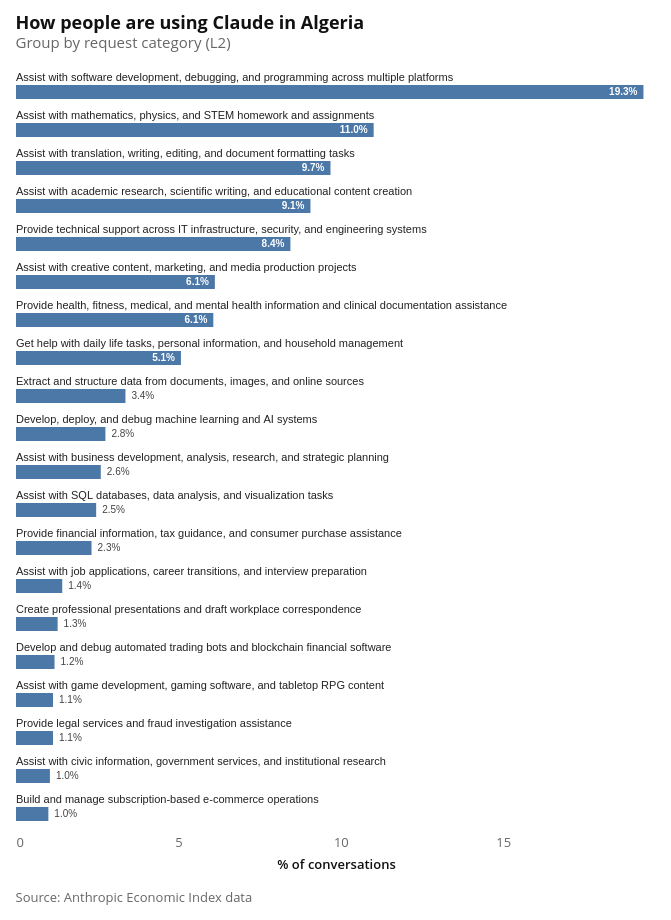

This figure's notebook cell:
### Code cell
l2_bar_chart = make_bar(
    req_l2,
    label_col="cluster_name",
    value_col="pct",
    title=f"How people are using Claude in {COUNTRY_NAME}",
    subtitle="Group by request category (L2)",
    top_n=20,
)

attaviz.add_caption(
    l2_bar_chart,
    "Source: Anthropic Economic Index data",
)

### Figure 1 — Vega-Lite specification as saved in the notebook (floating-point values rounded to 4 significant figures)
{"config": {"background": "white", "padding": 15, "mark": {"tooltip": true}, "point": {"filled": true, "size": 60, "stroke": "white", "strokeWidth": 1}, "circle": {"filled": true, "stroke": "white", "strokeWidth": 1}, "square": {"filled": true, "stroke": "white", "strokeWidth": 1}, "line": {"strokeWidth": 4, "strokeCap": "round", "strokeJoin": "round"}, "bar": {"cornerRadiusEnd": 0}, "area": {"opacity": 0.7}, "arc": {"stroke": "white", "strokeWidth": 1}, "rect": {"stroke": "#8A969F", "strokeWidth": 0.5}, "geoshape": {"stroke": "#666666", "strokeWidth": 0.3, "strokeJoin": "round", "strokeCap": "round"}, "title": {"font": "Open Sans, sans-serif", "fontSize": 18, "fontWeight": 700, "lineHeight": 22, "color": "#111111", "anchor": "start", "offset": 21, "subtitleFont": "Open Sans, sans-serif", "subtitleFontSize": 15, "subtitleFontWeight": 400, "subtitleLineHeight": 18, "subtitleColor": "#666666", "subtitlePadding": 3}, "axis": {"domain": false, "grid": true, "gridColor": "#CED4DE", "gridDash": [4, 2], "gridWidth": 1, "labelFont": "Open Sans, sans-serif", "labelFontSize": 13, "labelFontWeight": 400, "labelColor": "#666666", "labelPadding": 3, "tickColor": "#CED4DE", "tickSize": 5, "tickCount": 5, "titleFont": "Open Sans, sans-serif", "titleFontSize": 13, "titleFontWeight": 600, "titleColor": "#111111", "titlePadding": 9}, "axisX": {"grid": false, "tickSize": 0, "labelAngle": 0}, "axisY": {"domain": false, "ticks": false, "gridColor": "#CED4DE", "gridDash": [4, 2], "gridWidth": 1}, "axisQuantitative": {"tickCount": 5}, "axisBand": {"labelPadding": 6, "tickSize": 0}, "axisTemporal": {"grid": false}, "legend": {"labelFont": "Open Sans, sans-serif", "labelFontSize": 13, "labelFontWeight": 600, "labelColor": "#111111", "titleFont": "Open Sans, sans-serif", "titleFontSize": 13, "titleFontWeight": 600, "titleColor": "#111111", "titlePadding": 3, "symbolSize": 196, "symbolStrokeWidth": 0, "padding": 15, "offset": 21, "columnPadding": 21, "orient": "bottom", "labelLimit": 200, "titleLimit": 200}, "view": {"stroke": null, "continuousWidth": 600, "continuousHeight": 400}, "range": {"category": ["#34A7F2", "#FF9800", "#664AB6", "#4EC2C0", "#F3578E", "#081079", "#0C7C68", "#AA0000", "#DDDA21"], "diverging": ["#920000", "#BD6126", "#E3A763", "#EFEFEF", "#80BDE7", "#3587C3", "#025288"], "heatmap": ["#E3F6FD", "#75CCEC", "#089BD4", "#0169A1", "#023B6F"], "ordinal": ["#E3F6FD", "#75CCEC", "#089BD4", "#0169A1", "#023B6F"], "ramp": ["#E3F6FD", "#75CCEC", "#089BD4", "#0169A1", "#023B6F"]}, "scale": {"bandPaddingInner": 0.2, "bandPaddingOuter": 0.1, "pointPadding": 0.5}, "header": {"labelFont": "Open Sans, sans-serif", "labelFontSize": 13, "labelFontWeight": 600, "labelColor": "#111111", "titleFont": "Open Sans, sans-serif", "titleFontSize": 15, "titleFontWeight": 600, "titleColor": "#111111"}, "concat": {"spacing": 18}, "facet": {"spacing": 18}, "selection": {"point": {"on": "click", "clear": "dblclick"}, "interval": {"mark": {"fill": "#0071BC", "fillOpacity": 0.15, "stroke": "#0071BC", "strokeWidth": 1}}}}, "vconcat": [{"layer": [{"mark": {"type": "bar", "size": 14}, "encoding": {"tooltip": [{"field": "cluster_name", "title": "Group", "type": "nominal"}, {"field": "pct", "format": ".2f", "title": "%", "type": "quantitative"}], "x": {"field": "pct", "scale": {"domain": [0, 19.7], "nice": false}, "title": "% of conversations", "type": "quantitative"}, "y": {"axis": null, "field": "cluster_name", "sort": ["Assist with software development, debugging, and programming across multiple platforms", "Assist with mathematics, physics, and STEM homework and assignments", "Assist with translation, writing, editing, and document formatting tasks", "Assist with academic research, scientific writing, and educational content creation", "Provide technical support across IT infrastructure, security, and engineering systems", "Assist with creative content, marketing, and media production projects", "Provide health, fitness, medical, and mental health information and clinical documentation assistance", "Get help with daily life tasks, personal information, and household management", "Extract and structure data from documents, images, and online sources", "Develop, deploy, and debug machine learning and AI systems", "Assist with business development, analysis, research, and strategic planning", "Assist with SQL databases, data analysis, and visualization tasks", "Provide financial information, tax guidance, and consumer purchase assistance", "Assist with job applications, career transitions, and interview preparation", "Create professional presentations and draft workplace correspondence", "Develop and debug automated trading bots and blockchain financial software", "Assist with game development, gaming software, and tabletop RPG content", "Provide legal services and fraud investigation assistance", "Assist with civic information, government services, and institutional research", "Build and manage subscription-based e-commerce operations"], "title": null, "type": "nominal"}}}, {"mark": {"type": "text", "align": "left", "baseline": "bottom", "color": "#222", "dy": -9, "fontSize": 11}, "encoding": {"text": {"field": "cluster_name", "type": "nominal"}, "x": {"field": "_zero", "type": "quantitative"}, "y": {"axis": null, "field": "cluster_name", "sort": ["Assist with software development, debugging, and programming across multiple platforms", "Assist with mathematics, physics, and STEM homework and assignments", "Assist with translation, writing, editing, and document formatting tasks", "Assist with academic research, scientific writing, and educational content creation", "Provide technical support across IT infrastructure, security, and engineering systems", "Assist with creative content, marketing, and media production projects", "Provide health, fitness, medical, and mental health information and clinical documentation assistance", "Get help with daily life tasks, personal information, and household management", "Extract and structure data from documents, images, and online sources", "Develop, deploy, and debug machine learning and AI systems", "Assist with business development, analysis, research, and strategic planning", "Assist with SQL databases, data analysis, and visualization tasks", "Provide financial information, tax guidance, and consumer purchase assistance", "Assist with job applications, career transitions, and interview preparation", "Create professional presentations and draft workplace correspondence", "Develop and debug automated trading bots and blockchain financial software", "Assist with game development, gaming software, and tabletop RPG content", "Provide legal services and fraud investigation assistance", "Assist with civic information, government services, and institutional research", "Build and manage subscription-based e-commerce operations"], "title": null, "type": "nominal"}}}, {"mark": {"type": "text", "align": "right", "baseline": "middle", "color": "white", "dx": -6, "fontSize": 10, "fontWeight": "bold"}, "encoding": {"text": {"field": "_value_label", "type": "nominal"}, "x": {"field": "pct", "type": "quantitative"}, "y": {"axis": null, "field": "cluster_name", "sort": ["Assist with software development, debugging, and programming across multiple platforms", "Assist with mathematics, physics, and STEM homework and assignments", "Assist with translation, writing, editing, and document formatting tasks", "Assist with academic research, scientific writing, and educational content creation", "Provide technical support across IT infrastructure, security, and engineering systems", "Assist with creative content, marketing, and media production projects", "Provide health, fitness, medical, and mental health information and clinical documentation assistance", "Get help with daily life tasks, personal information, and household management", "Extract and structure data from documents, images, and online sources", "Develop, deploy, and debug machine learning and AI systems", "Assist with business development, analysis, research, and strategic planning", "Assist with SQL databases, data analysis, and visualization tasks", "Provide financial information, tax guidance, and consumer purchase assistance", "Assist with job applications, career transitions, and interview preparation", "Create professional presentations and draft workplace correspondence", "Develop and debug automated trading bots and blockchain financial software", "Assist with game development, gaming software, and tabletop RPG content", "Provide legal services and fraud investigation assistance", "Assist with civic information, government services, and institutional research", "Build and manage subscription-based e-commerce operations"], "title": null, "type": "nominal"}}, "transform": [{"filter": "datum['pct'] >= 3.940579022306597"}]}, {"mark": {"type": "text", "align": "left", "baseline": "middle", "color": "#444", "dx": 6, "fontSize": 10}, "encoding": {"text": {"field": "_value_label", "type": "nominal"}, "x": {"field": "pct", "type": "quantitative"}, "y": {"axis": null, "field": "cluster_name", "sort": ["Assist with software development, debugging, and programming across multiple platforms", "Assist with mathematics, physics, and STEM homework and assignments", "Assist with translation, writing, editing, and document formatting tasks", "Assist with academic research, scientific writing, and educational content creation", "Provide technical support across IT infrastructure, security, and engineering systems", "Assist with creative content, marketing, and media production projects", "Provide health, fitness, medical, and mental health information and clinical documentation assistance", "Get help with daily life tasks, personal information, and household management", "Extract and structure data from documents, images, and online sources", "Develop, deploy, and debug machine learning and AI systems", "Assist with business development, analysis, research, and strategic planning", "Assist with SQL databases, data analysis, and visualization tasks", "Provide financial information, tax guidance, and consumer purchase assistance", "Assist with job applications, career transitions, and interview preparation", "Create professional presentations and draft workplace correspondence", "Develop and debug automated trading bots and blockchain financial software", "Assist with game development, gaming software, and tabletop RPG content", "Provide legal services and fraud investigation assistance", "Assist with civic information, government services, and institutional research", "Build and manage subscription-based e-commerce operations"], "title": null, "type": "nominal"}}, "transform": [{"filter": "datum['pct'] < 3.940579022306597"}]}], "height": 760, "title": {"text": "How people are using Claude in Algeria", "subtitle": "Group by request category (L2)"}, "width": 640}], "data": {"name": "data-25bf9dcfce467c54ff9ca1a214dc554c"}, "title": {"text": "Source: Anthropic Economic Index data", "anchor": "start", "color": "#666666", "font": "Open Sans, sans-serif", "fontSize": 13, "fontWeight": 400, "lineHeight": 20, "offset": 21, "orient": "bottom"}, "$schema": "https://vega.github.io/schema/vega-lite/v6.4.1.json", "datasets": {"data-25bf9dcfce467c54ff9ca1a214dc554c": [{"cluster_name": "Assist with software development, debugging, and programming across multiple platforms", "pct": 19.32, "_zero": 0.0, "_value_label": "19.3%"}, {"cluster_name": "Assist with mathematics, physics, and STEM homework and assignments", "pct": 11.01, "_zero": 0.0, "_value_label": "11.0%"}, {"cluster_name": "Assist with translation, writing, editing, and document formatting tasks", "pct": 9.682, "_zero": 0.0, "_value_label": "9.7%"}, {"cluster_name": "Assist with academic research, scientific writing, and educational content creation", "pct": 9.065, "_zero": 0.0, "_value_label": "9.1%"}, {"cluster_name": "Provide technical support across IT infrastructure, security, and engineering systems", "pct": 8.448, "_zero": 0.0, "_value_label": "8.4%"}, {"cluster_name": "Assist with creative content, marketing, and media production projects", "pct": 6.122, "_zero": 0.0, "_value_label": "6.1%"}, {"cluster_name": "Provide health, fitness, medical, and mental health information and clinical documentation assistance", "pct": 6.075, "_zero": 0.0, "_value_label": "6.1%"}, {"cluster_name": "Get help with daily life tasks, personal information, and household management", "pct": 5.078, "_zero": 0.0, "_value_label": "5.1%"}, {"cluster_name": "Extract and structure data from documents, images, and online sources", "pct": 3.37, "_zero": 0.0, "_value_label": "3.4%"}, {"cluster_name": "Develop, deploy, and debug machine learning and AI systems", "pct": 2.753, "_zero": 0.0, "_value_label": "2.8%"}, {"cluster_name": "Assist with business development, analysis, research, and strategic planning", "pct": 2.61, "_zero": 0.0, "_value_label": "2.6%"}, {"cluster_name": "Assist with SQL databases, data analysis, and visualization tasks", "pct": 2.468, "_zero": 0.0, "_value_label": "2.5%"}, {"cluster_name": "Provide financial information, tax guidance, and consumer purchase assistance", "pct": 2.326, "_zero": 0.0, "_value_label": "2.3%"}, {"cluster_name": "Assist with job applications, career transitions, and interview preparation", "pct": 1.424, "_zero": 0.0, "_value_label": "1.4%"}, {"cluster_name": "Create professional presentations and draft workplace correspondence", "pct": 1.281, "_zero": 0.0, "_value_label": "1.3%"}, {"cluster_name": "Develop and debug automated trading bots and blockchain financial software", "pct": 1.187, "_zero": 0.0, "_value_label": "1.2%"}, {"cluster_name": "Assist with game development, gaming software, and tabletop RPG content", "pct": 1.139, "_zero": 0.0, "_value_label": "1.1%"}, {"cluster_name": "Provide legal services and fraud investigation assistance", "pct": 1.139, "_zero": 0.0, "_value_label": "1.1%"}, {"cluster_name": "Assist with civic information, government services, and institutional research", "pct": 1.044, "_zero": 0.0, "_value_label": "1.0%"}, {"cluster_name": "Build and manage subscription-based e-commerce operations", "pct": 0.9967, "_zero": 0.0, "_value_label": "1.0%"}]}}
